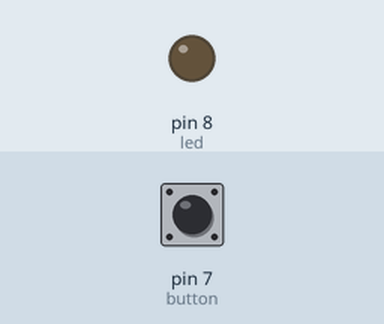
Recording of a sketch running on a simulated Arduino Uno, built with avr-gcc and run on an emulated ATmega328P. Parts: output pins drawn as LEDs (lit = HIGH). Inputs (shaded band) come from the test bench; at power-on: pin 7 (button) LOW.

Above: at 1.2 s.
1.3 s: pin 7 (button) pulled HIGH for 0.15 s
At 1.37 s:
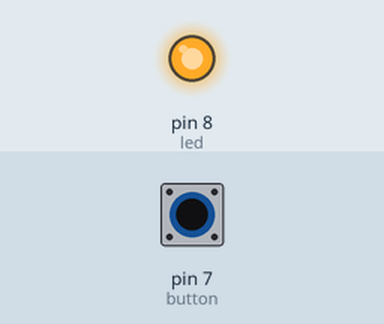
2.9 s: pin 7 (button) pulled HIGH for 3.2 s
At 6.6 s:
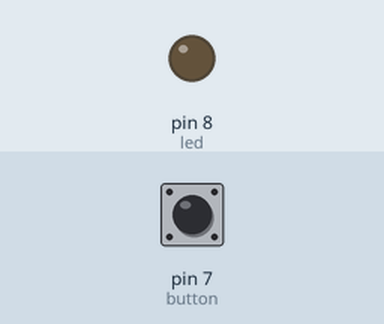
Timing chart, 0 to 8.1 s (numbered marks = the images above; inputs shaded):
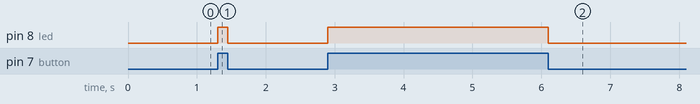

Measured:
- after the input at 1.3 s, pin 8 (led): LOW → HIGH at once, → LOW 0.15 s later
- after the input at 2.9 s, pin 8 (led): LOW → HIGH at once, → LOW 3.2 s later

The sketch:

Button_with_led.ino
```cpp
int led = 8;//pin 8

int button = 7;//pin 7

void setup() {

pinMode(led,OUTPUT);
pinMode(button,INPUT);

}

void loop() {

if(digitalRead(button)==HIGH)// press button
{
digitalWrite(led,HIGH);}//led on(1)

if(digitalRead(button)==LOW)//no press button
{
digitalWrite(led,LOW);}//led off(0)

}
```
